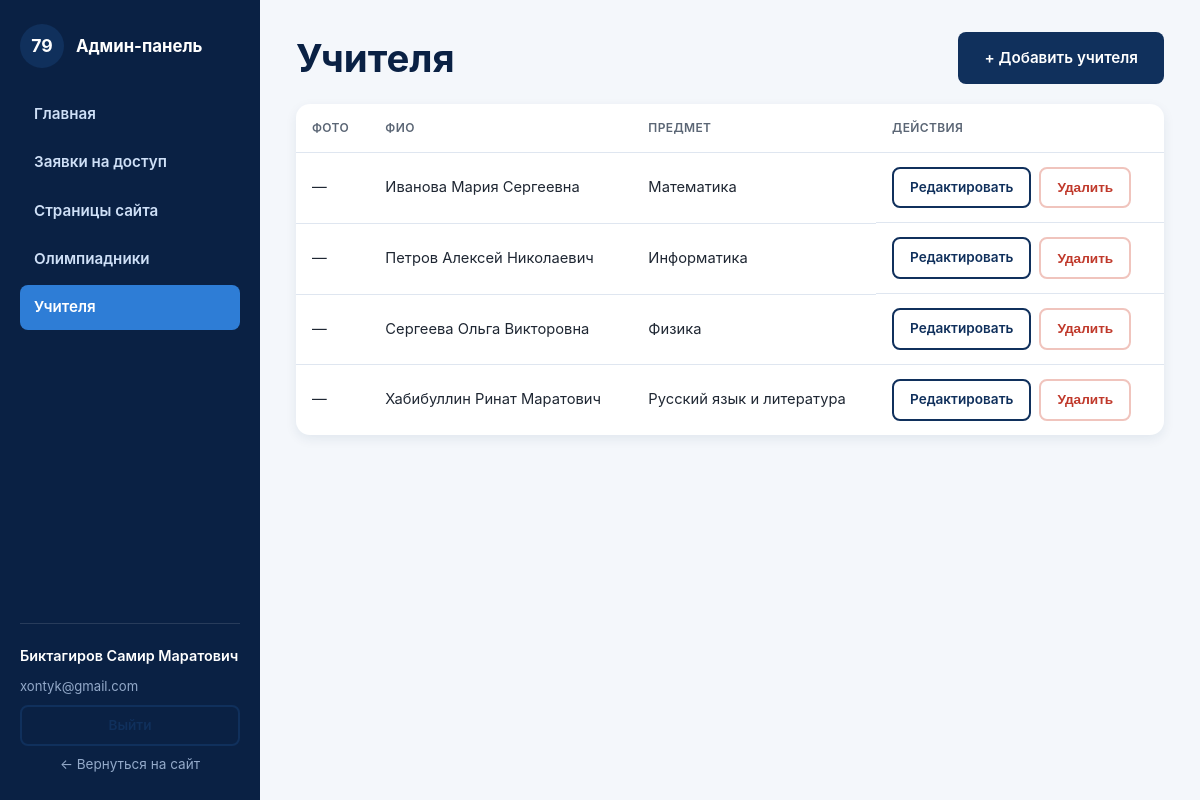
The app's page /admin/teachers.php (signed in) with its own data.
### tables this page shows
CREATE TABLE IF NOT EXISTS teachers (
    id         INT UNSIGNED AUTO_INCREMENT PRIMARY KEY,
    full_name  VARCHAR(255) NOT NULL,
    subject    VARCHAR(255) NOT NULL,
    photo_path VARCHAR(500) NULL,
    created_at DATETIME NOT NULL DEFAULT CURRENT_TIMESTAMP
);

### includes/functions.php (called while the page is built, shortened)
<?php
function e(?string $value): string
{
    return htmlspecialchars($value ?? '', ENT_QUOTES, 'UTF-8');
}

### admin/teachers.php (the view, shortened to what this page needs)
<?php
require_once __DIR__ . '/../includes/auth.php';
$teachers = $pdo->query('SELECT * FROM teachers ORDER BY full_name ASC')->fetchAll();
require __DIR__ . '/../includes/admin_header.php';
?>
<div class="admin-toolbar">
  <h1 style="margin:0;">Учителя</h1>
  <a href="teachers-form.php" class="btn btn-primary">+ Добавить учителя</a>
</div>
<?php if (!$teachers): ?>
  <p class="empty-state">Список учителей пуст. Добавьте первую запись.</p>
<?php else: ?>
  <div class="table-wrap">
    <table class="admin-table">
      <thead>
        <tr><th>Фото</th><th>ФИО</th><th>Предмет</th><th>Действия</th></tr>
      </thead>
      <tbody>
        <?php foreach ($teachers as $teacher): ?>
          <tr>
            <td>
              <?php if (!empty($teacher['photo_path'])): ?>
                <img class="thumb" src="<?= e(UPLOAD_URL . '/' . $teacher['photo_path']) ?>" alt="Фото <?= e($teacher['full_name']) ?>">
              <?php else: ?>
                —
              <?php endif; ?>
            </td>
            <td><?= e($teacher['full_name']) ?></td>
            <td><?= e($teacher['subject']) ?></td>
            <td class="actions">
              <a href="teachers-form.php?id=<?= (int) $teacher['id'] ?>" class="btn btn-sm btn-outline">Редактировать</a>
              <form method="post" class="inline-form" onsubmit="return confirm('Удалить учителя «<?= e(addslashes($teacher['full_name'])) ?>»?');">
                <button type="submit" name="action" value="delete" class="btn btn-sm btn-danger">Удалить</button>
              </form>
            </td>
          </tr>
        <?php endforeach; ?>
      </tbody>
    </table>
  </div>
<?php endif; ?>
<?php require __DIR__ . '/../includes/admin_footer.php'; ?>

### css/style.css (style rules this page uses)
:root { --navy: #10305c; --navy-dark: #0a2144; --blue-light: #eaf2fb; --blue-accent: #2e7dd6; --accent: #ff9e2c; --bg: #ffffff; --bg-soft: #f4f7fb; --text: #1f2733; --text-muted: #5b6675; --border: #dfe6f0; --radius: 14px; --radius-sm: 8px; --shadow: 0 10px 30px rgba(16, 48, 92, 0.08); --shadow-sm: 0 4px 12px rgba(16, 48, 92, 0.08); --font: 'Inter', -apple-system, BlinkMacSystemFont, 'Segoe UI', Roboto, Arial, sans-serif; --container-width: 1160px; }
* { box-sizing: border-box; }
html { scroll-behavior: smooth; }
body { margin: 0; font-family: var(--font); color: var(--text); background: var(--bg); line-height: 1.6; font-size: 16px; }
a { color: var(--blue-accent); text-decoration: none; }
h1, h2, h3, h4 { color: var(--navy-dark); line-height: 1.25; margin: 0 0 .5em; }
h1 { font-size: clamp(1.8rem, 3.2vw, 2.6rem); font-weight: 700; }
.btn { display: inline-block; padding: 12px 24px; border-radius: var(--radius-sm); font-weight: 600; font-size: 0.95rem; border: 2px solid transparent; cursor: pointer; text-decoration: none; transition: transform .15s ease, box-shadow .15s ease, background-color .15s ease, color .15s ease; }
.btn-primary { background: var(--navy); color: #fff; }
.btn-outline { background: transparent; color: var(--navy); border-color: var(--navy); }
.btn-danger { background: #fff; color: #c0392b; border-color: #f0c4bd; }
.btn-sm { padding: 8px 16px; font-size: 0.85rem; }

### css/admin.css (style rules this page uses)
.admin-body { background: var(--bg-soft); }
.admin-content h1 { margin-bottom: 24px; }
.admin-toolbar { display: flex; justify-content: space-between; align-items: center; gap: 16px; margin-bottom: 20px; flex-wrap: wrap; }
.table-wrap { overflow-x: auto; background: #fff; border-radius: var(--radius); box-shadow: var(--shadow-sm); }
.admin-table { width: 100%; border-collapse: collapse; min-width: 560px; }
.admin-table th, .admin-table td { text-align: left; padding: 14px 16px; border-bottom: 1px solid var(--border); font-size: 0.92rem; }
.admin-table th { color: var(--text-muted); font-weight: 600; text-transform: uppercase; font-size: 0.75rem; letter-spacing: .03em; }
.admin-table tr:last-child td { border-bottom: none; }
.admin-table td.actions { display: flex; gap: 8px; flex-wrap: wrap; white-space: nowrap; }
.inline-form { display: inline-flex; gap: 8px; }

### records on screen
teachers: full_name "Иванова Мария Сергеевна", subject "Математика"
teachers: full_name "Петров Алексей Николаевич", subject "Информатика"
teachers: full_name "Сергеева Ольга Викторовна", subject "Физика"
teachers: full_name "Хабибуллин Ринат Маратович", subject "Русский язык и литература"

### other values on screen
$item['label'] "Главная"
$item['label'] "Заявки на доступ"
$item['label'] "Страницы сайта"
$item['label'] "Олимпиадники"
$item['label'] "Учителя"
$admin['full_name'] "Биктагиров Самир Маратович"
$admin['email'] "xontyk@gmail.com"
